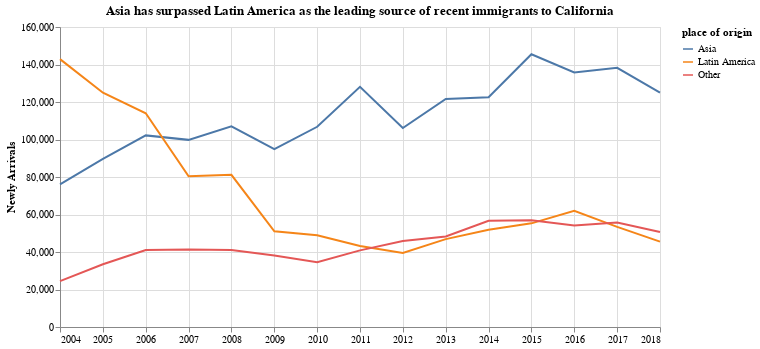

Here is the notebook cell this chart was saved with:
### Code cell
alt.Chart(time_series).mark_line().encode(
    x = alt.X('year:T', axis = alt.Axis(title = "")),
    y = alt.Y('perwt:Q', axis = alt.Axis(title = "Newly Arrivals")),
    color = alt.Color("place of origin:N",),
).properties(
    title = "Asia has surpassed Latin America as the leading source of recent immigrants to California",
    width = 600
)

### Figure 1 — Vega-Lite specification as saved in the notebook (floating-point values rounded to 4 significant figures)
{"$schema": "https://vega.github.io/schema/vega-lite/v3.3.0.json", "config": {"mark": {"tooltip": null}, "view": {"height": 300, "width": 400}}, "data": {"name": "data-ea0cc5c291bc063c54d788a9397e9c99"}, "datasets": {"data-ea0cc5c291bc063c54d788a9397e9c99": [{"perwt": 76102, "place of origin": "Asia", "year": "2004"}, {"perwt": 142872, "place of origin": "Latin America", "year": "2004"}, {"perwt": 24440, "place of origin": "Other", "year": "2004"}, {"perwt": 89655, "place of origin": "Asia", "year": "2005"}, {"perwt": 124924, "place of origin": "Latin America", "year": "2005"}, {"perwt": 33459, "place of origin": "Other", "year": "2005"}, {"perwt": 102195, "place of origin": "Asia", "year": "2006"}, {"perwt": 114004, "place of origin": "Latin America", "year": "2006"}, {"perwt": 41080, "place of origin": "Other", "year": "2006"}, {"perwt": 99807, "place of origin": "Asia", "year": "2007"}, {"perwt": 80425, "place of origin": "Latin America", "year": "2007"}, {"perwt": 41330, "place of origin": "Other", "year": "2007"}, {"perwt": 107064, "place of origin": "Asia", "year": "2008"}, {"perwt": 81178, "place of origin": "Latin America", "year": "2008"}, {"perwt": 41066, "place of origin": "Other", "year": "2008"}, {"perwt": 94847, "place of origin": "Asia", "year": "2009"}, {"perwt": 51056, "place of origin": "Latin America", "year": "2009"}, {"perwt": 38106, "place of origin": "Other", "year": "2009"}, {"perwt": 106779, "place of origin": "Asia", "year": "2010"}, {"perwt": 48944, "place of origin": "Latin America", "year": "2010"}, {"perwt": 34559, "place of origin": "Other", "year": "2010"}, {"perwt": 128124, "place of origin": "Asia", "year": "2011"}, {"perwt": 43180, "place of origin": "Latin America", "year": "2011"}, {"perwt": 40875, "place of origin": "Other", "year": "2011"}, {"perwt": 106155, "place of origin": "Asia", "year": "2012"}, {"perwt": 39476, "place of origin": "Latin America", "year": "2012"}, {"perwt": 45883, "place of origin": "Other", "year": "2012"}, {"perwt": 121653, "place of origin": "Asia", "year": "2013"}, {"perwt": 46864, "place of origin": "Latin America", "year": "2013"}, {"perwt": 48289, "place of origin": "Other", "year": "2013"}, {"perwt": 122527, "place of origin": "Asia", "year": "2014"}, {"perwt": 51911, "place of origin": "Latin America", "year": "2014"}, {"perwt": 56660, "place of origin": "Other", "year": "2014"}, {"perwt": 145444, "place of origin": "Asia", "year": "2015"}, {"perwt": 55273, "place of origin": "Latin America", "year": "2015"}, {"perwt": 56968, "place of origin": "Other", "year": "2015"}, {"perwt": 135778, "place of origin": "Asia", "year": "2016"}, {"perwt": 62021, "place of origin": "Latin America", "year": "2016"}, {"perwt": 54090, "place of origin": "Other", "year": "2016"}, {"perwt": 138203, "place of origin": "Asia", "year": "2017"}, {"perwt": 53388, "place of origin": "Latin America", "year": "2017"}, {"perwt": 55687, "place of origin": "Other", "year": "2017"}, {"perwt": 125011, "place of origin": "Asia", "year": "2018"}, {"perwt": 45543, "place of origin": "Latin America", "year": "2018"}, {"perwt": 50696, "place of origin": "Other", "year": "2018"}]}, "encoding": {"color": {"field": "place of origin", "type": "nominal"}, "x": {"axis": {"title": ""}, "field": "year", "type": "temporal"}, "y": {"axis": {"title": "Newly Arrivals"}, "field": "perwt", "type": "quantitative"}}, "mark": "line", "title": "Asia has surpassed Latin America as the leading source of recent immigrants to California", "width": 600}
